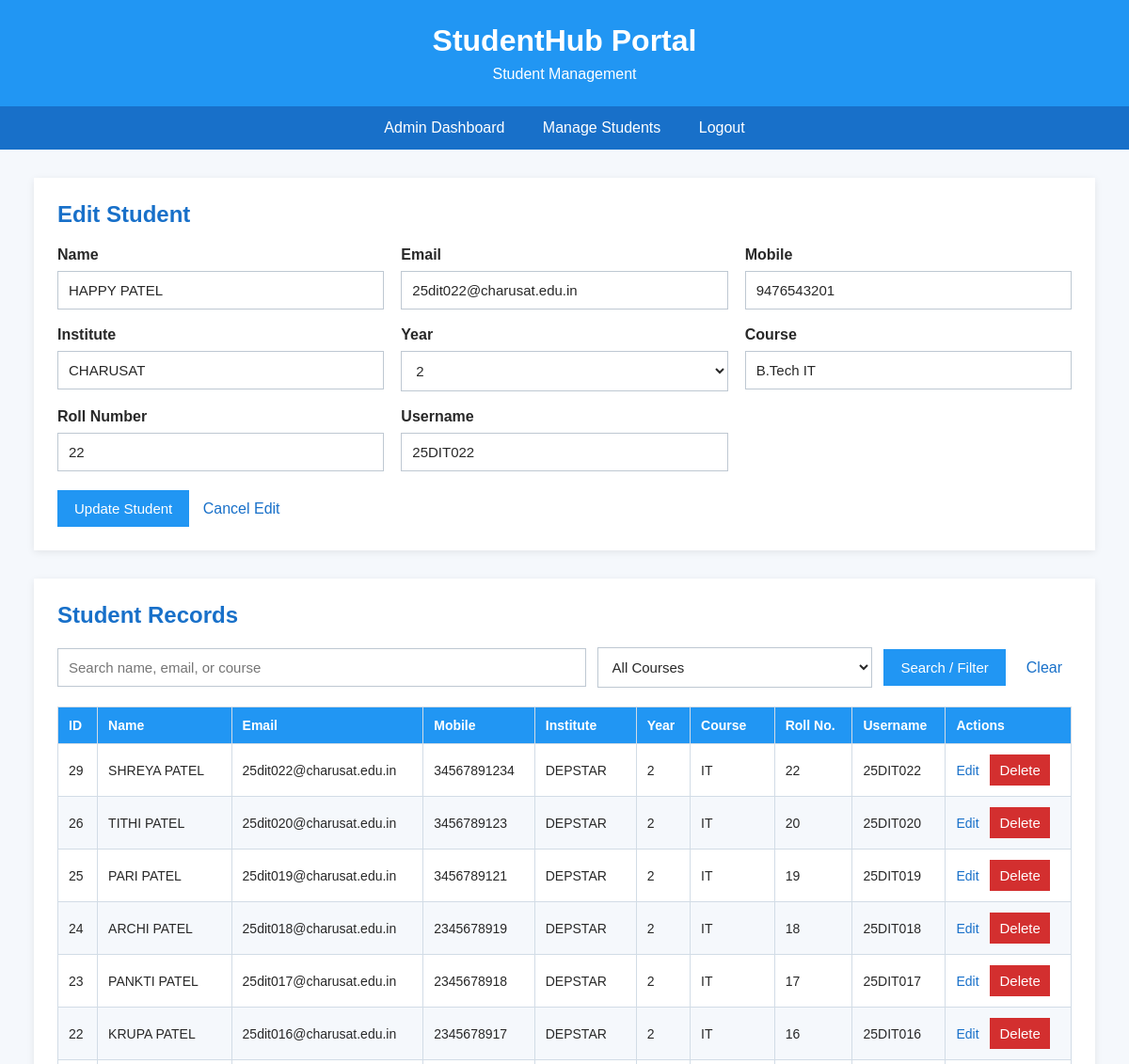
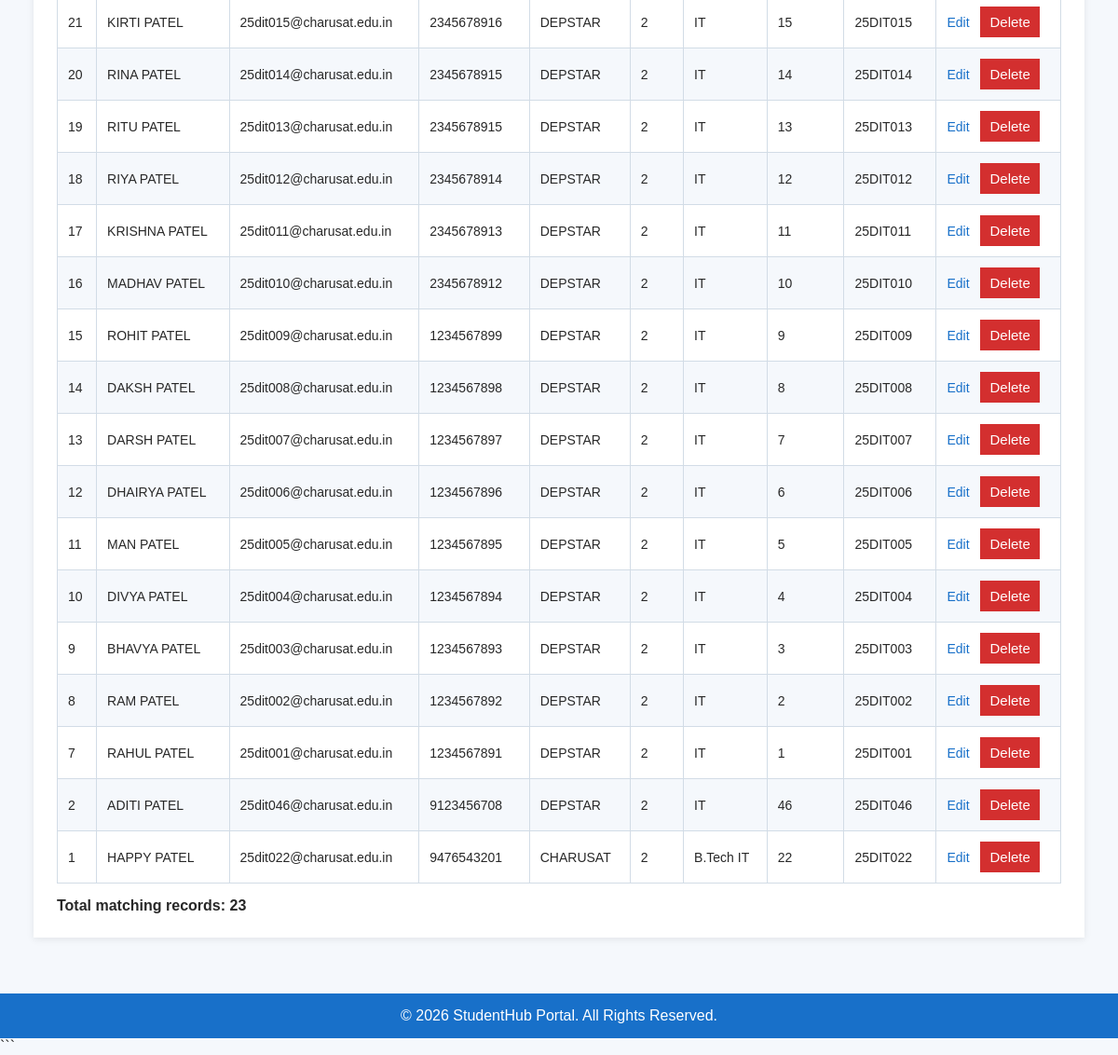
The app's page /manage_students.php?edit=1 (signed in) with its own data (2 pictures, top to bottom).
### tables this page shows
CREATE TABLE `students` (
  `id` int(11) NOT NULL,
  `name` varchar(100) NOT NULL,
  `email` varchar(150) NOT NULL,
  `mobile` varchar(15) NOT NULL,
  `institute` varchar(150) NOT NULL,
  `year` int(11) NOT NULL,
  `course` varchar(100) NOT NULL,
  `roll_no` int(30) NOT NULL,
  `username` varchar(50) NOT NULL,
  `password` varchar(255) NOT NULL,
  `role` varchar(20) NOT NULL DEFAULT 'student'
);

### manage_students.php (the view, shortened to what this page needs)
<?php
require_once __DIR__ . "/db.php";
$editStudent = null;
if (isset($_GET["edit"])) {
    $id = (int)$_GET["edit"];
    $stmt = mysqli_prepare(
        $conn,
        "SELECT * FROM students WHERE id=? AND role='student'"
    );
    mysqli_stmt_bind_param($stmt, "i", $id);
    mysqli_stmt_execute($stmt);
    $result = mysqli_stmt_get_result($stmt);
    $editStudent = mysqli_fetch_assoc($result);
}
$search = trim($_GET["search"] ?? "");
$sql = "SELECT id, name, email, mobile, institute, year, course,
               roll_no, username
        FROM students
        WHERE role='student'";
$sql .= " ORDER BY id DESC";
$stmt = mysqli_prepare($conn, $sql);
mysqli_stmt_execute($stmt);
$students = mysqli_stmt_get_result($stmt);
?>
<!DOCTYPE html>
<html lang="en">
<head>
    <link rel="stylesheet" href="manage_students.css">
</head>
<body>
<header>
    <h1>StudentHub Portal</h1>
    <p>Student Management</p>
</header>
<nav>
    <a href="admin.php">Admin Dashboard</a>
    <a href="manage_students.php">Manage Students</a>
    <a href="logout.php">Logout</a>
</nav>
<main>
    <section class="form-section">
        <h2><?= $editStudent ? "Edit Student" : "Add Student" ?></h2>
        <form method="POST" action="manage_students.php">
            <div class="form-grid">
                <label>Name
                    <input
                        type="text"
                        name="name"
                        required
                        value="<?= htmlspecialchars($editStudent["name"] ?? "") ?>"
                    >
                </label>
                <label>Email
                    <input
                        type="email"
                        name="email"
                        required
                        value="<?= htmlspecialchars($editStudent["email"] ?? "") ?>"
                    >
                </label>
                <label>Mobile
                    <input
                        type="text"
                        name="mobile"
                        required
                        value="<?= htmlspecialchars($editStudent["mobile"] ?? "") ?>"
                    >
                </label>
                <label>Institute
                    <input
                        type="text"
                        name="institute"
                        required
                        value="<?= htmlspecialchars($editStudent["institute"] ?? "") ?>"
                    >
                </label>
                <label>Year
                    <select name="year" required>
                        <?php foreach (["1", "2", "3", "4"] as $y): ?>
                            <option
                                value="<?= $y ?>"
                                <?= (string)($editStudent["year"] ?? "") === $y ? "selected" : "" ?>
                            >
                                <?= $y ?>
                            </option>
                        <?php endforeach; ?>
                    </select>
                </label>
                <label>Course
                    <input
                        type="text"
                        name="course"
                        required
                        value="<?= htmlspecialchars($editStudent["course"] ?? "") ?>"
                    >
                </label>
                <label>Roll Number
                    <input
                        type="text"
                        name="roll_no"
                        required
                        value="<?= htmlspecialchars($editStudent["roll_no"] ?? "") ?>"
                    >
                </label>
                <label>Username
                    <input
                        type="text"
                        name="username"
                        required
                        value="<?= htmlspecialchars($editStudent["username"] ?? "") ?>"
                    >
                </label>
            </div>
            <button type="submit">
                <?= $editStudent ? "Update Student" : "Add Student" ?>
            </button>
            <?php if ($editStudent): ?>
                <a class="cancel-link" href="manage_students.php">
                    Cancel Edit
                </a>
            <?php endif; ?>
        </form>
    </section>
    <section class="table-section">
        <h2>Student Records</h2>
        <form method="GET" action="manage_students.php" class="search-form">
            <input
                type="text"
                name="search"
                placeholder="Search name, email, or course"
                value="<?= htmlspecialchars($search) ?>"
            >
            <select name="course">
                <option value="">All Courses</option>
            </select>
            <button type="submit">Search / Filter</button>
            <a class="cancel-link" href="manage_students.php">
                Clear
            </a>
        </form>
        <div class="table-wrapper">
            <table>
                <thead>
                    <tr>
                        <th>ID</th>
                        <th>Name</th>
                        <th>Email</th>
                        <th>Mobile</th>
                        <th>Institute</th>
                        <th>Year</th>
                        <th>Course</th>
                        <th>Roll No.</th>
                        <th>Username</th>
                        <th>Actions</th>
                    </tr>
                </thead>
                <tbody>
                    <?php if (mysqli_num_rows($students) > 0): ?>
                        <?php while ($student = mysqli_fetch_assoc($students)): ?>
                            <tr>
                                <td><?= (int)$student["id"] ?></td>
                                <td><?= htmlspecialchars($student["name"]) ?></td>
                                <td><?= htmlspecialchars($student["email"]) ?></td>
                                <td><?= htmlspecialchars($student["mobile"]) ?></td>
                                <td><?= htmlspecialchars($student["institute"]) ?></td>
                                <td><?= htmlspecialchars($student["year"]) ?></td>
                                <td><?= htmlspecialchars($student["course"]) ?></td>
                                <td><?= htmlspecialchars($student["roll_no"]) ?></td>
                                <td><?= htmlspecialchars($student["username"]) ?></td>
                                <td class="actions">
                                    <a href="manage_students.php?edit=<?= (int)$student["id"] ?>">
                                        Edit
                                    </a>
                                    <form
                                        method="POST"
                                        action="manage_students.php"
                                        onsubmit="return confirm('Are you sure you want to delete this student?');"
                                    >
                                        <button type="submit" class="delete-button">
                                            Delete
                                        </button>
                                    </form>
                                </td>
                            </tr>
                        <?php endwhile; ?>
                    <?php else: ?>
                        <tr>
                            <td colspan="10">No student records found.</td>
                        </tr>
                    <?php endif; ?>
                </tbody>
            </table>
        </div>
        <p class="total">
            Total matching records: <?= mysqli_num_rows($students) ?>
        </p>
    </section>
</main>
<footer>
    <p>&copy; 2026 StudentHub Portal. All Rights Reserved.</p>
</footer>
</body>
</html>

### manage_students.css (style rules this page uses)
* { margin: 0; padding: 0; box-sizing: border-box; }
body { font-family: Arial, sans-serif; background-color: rgb(245, 248, 252); color: rgb(40, 40, 40); min-height: 100vh; display: flex; flex-direction: column; }
header { background-color: rgb(33, 150, 243); color: white; text-align: center; padding: 25px 15px; }
header h1 { margin-bottom: 8px; }
nav { background-color: rgb(24, 112, 201); padding: 14px; text-align: center; }
nav a { color: white; text-decoration: none; margin: 0 18px; font-size: 16px; }
main { width: 94%; max-width: 1400px; margin: 30px auto; flex: 1; }
.form-section, .table-section { background-color: white; padding: 25px; margin-bottom: 30px; box-shadow: 0 2px 8px rgba(0, 0, 0, 0.08); }
h2 { color: rgb(24, 112, 201); margin-bottom: 20px; }
.form-grid { display: grid; grid-template-columns: repeat(3, 1fr); gap: 18px; margin-bottom: 20px; }
.form-grid label { display: flex; flex-direction: column; gap: 8px; font-weight: bold; }
input, select { width: 100%; padding: 11px; border: 1px solid rgb(190, 200, 210); font-size: 15px; background-color: white; color: rgb(40, 40, 40); }
button { background-color: rgb(33, 150, 243); color: white; border: none; padding: 11px 18px; font-size: 15px; cursor: pointer; }
.search-form { display: flex; gap: 12px; margin-bottom: 20px; align-items: center; }
.search-form input { flex: 2; }
.search-form select { flex: 1; }
.cancel-link { color: rgb(24, 112, 201); text-decoration: none; display: inline-block; padding: 10px; }
.table-wrapper { width: 100%; overflow-x: auto; }
table { width: 100%; border-collapse: collapse; background-color: white; }
th, td { border: 1px solid rgb(210, 220, 230); padding: 11px; text-align: left; font-size: 14px; }
th { background-color: rgb(33, 150, 243); color: white; }
tbody tr:nth-child(even) { background-color: rgb(245, 248, 252); }
.actions { white-space: nowrap; }
.actions a { display: inline-block; color: rgb(24, 112, 201); margin-right: 8px; text-decoration: none; }
.actions form { display: inline-block; }
.delete-button { background-color: rgb(211, 47, 47); padding: 8px 10px; }
.total { margin-top: 15px; font-weight: bold; }
footer { background-color: rgb(24, 112, 201); color: white; text-align: center; padding: 15px; margin-top: auto; }

### records on screen
students: name "HAPPY PATEL", email "25dit022@charusat.edu.in", mobile "9476543201", institute "CHARUSAT", year "2", course "B.Tech IT", roll_no "22", username "25DIT022", id "1"
students: id "29", name "SHREYA PATEL", email "25dit022@charusat.edu.in", mobile "34567891234", institute "DEPSTAR", year "2", course "IT", roll_no "22", username "25DIT022"
students: id "26", name "TITHI PATEL", email "25dit020@charusat.edu.in", mobile "3456789123", institute "DEPSTAR", year "2", course "IT", roll_no "20", username "25DIT020"
students: id "25", name "PARI PATEL", email "25dit019@charusat.edu.in", mobile "3456789121", institute "DEPSTAR", year "2", course "IT", roll_no "19", username "25DIT019"
students: id "24", name "ARCHI PATEL", email "25dit018@charusat.edu.in", mobile "2345678919", institute "DEPSTAR", year "2", course "IT", roll_no "18", username "25DIT018"
students: id "23", name "PANKTI PATEL", email "25dit017@charusat.edu.in", mobile "2345678918", institute "DEPSTAR", year "2", course "IT", roll_no "17", username "25DIT017"
students: id "22", name "KRUPA PATEL", email "25dit016@charusat.edu.in", mobile "2345678917", institute "DEPSTAR", year "2", course "IT", roll_no "16", username "25DIT016"
students: id "21", name "KIRTI PATEL", email "25dit015@charusat.edu.in", mobile "2345678916", institute "DEPSTAR", year "2", course "IT", roll_no "15", username "25DIT015"
students: id "20", name "RINA PATEL", email "25dit014@charusat.edu.in", mobile "2345678915", institute "DEPSTAR", year "2", course "IT", roll_no "14", username "25DIT014"
students: id "19", name "RITU PATEL", email "25dit013@charusat.edu.in", mobile "2345678915", institute "DEPSTAR", year "2", course "IT", roll_no "13", username "25DIT013"
students: id "18", name "RIYA PATEL", email "25dit012@charusat.edu.in", mobile "2345678914", institute "DEPSTAR", year "2", course "IT", roll_no "12", username "25DIT012"
students: id "17", name "KRISHNA PATEL", email "25dit011@charusat.edu.in", mobile "2345678913", institute "DEPSTAR", year "2", course "IT", roll_no "11", username "25DIT011"
students: id "16", name "MADHAV PATEL", email "25dit010@charusat.edu.in", mobile "2345678912", institute "DEPSTAR", year "2", course "IT", roll_no "10", username "25DIT010"
students: id "15", name "ROHIT PATEL", email "25dit009@charusat.edu.in", mobile "1234567899", institute "DEPSTAR", year "2", course "IT", roll_no "9", username "25DIT009"
students: id "14", name "DAKSH PATEL", email "25dit008@charusat.edu.in", mobile "1234567898", institute "DEPSTAR", year "2", course "IT", roll_no "8", username "25DIT008"
students: id "13", name "DARSH PATEL", email "25dit007@charusat.edu.in", mobile "1234567897", institute "DEPSTAR", year "2", course "IT", roll_no "7", username "25DIT007"
students: id "12", name "DHAIRYA PATEL", email "25dit006@charusat.edu.in", mobile "1234567896", institute "DEPSTAR", year "2", course "IT", roll_no "6", username "25DIT006"
students: id "11", name "MAN PATEL", email "25dit005@charusat.edu.in", mobile "1234567895", institute "DEPSTAR", year "2", course "IT", roll_no "5", username "25DIT005"
students: id "10", name "DIVYA PATEL", email "25dit004@charusat.edu.in", mobile "1234567894", institute "DEPSTAR", year "2", course "IT", roll_no "4", username "25DIT004"
students: id "9", name "BHAVYA PATEL", email "25dit003@charusat.edu.in", mobile "1234567893", institute "DEPSTAR", year "2", course "IT", roll_no "3", username "25DIT003"
students: id "8", name "RAM PATEL", email "25dit002@charusat.edu.in", mobile "1234567892", institute "DEPSTAR", year "2", course "IT", roll_no "2", username "25DIT002"
students: id "7", name "RAHUL PATEL", email "25dit001@charusat.edu.in", mobile "1234567891", institute "DEPSTAR", year "2", course "IT", roll_no "1", username "25DIT001"
students: id "2", name "ADITI PATEL", email "25dit046@charusat.edu.in", mobile "9123456708", institute "DEPSTAR", year "2", course "IT", roll_no "46", username "25DIT046"

### other values on screen
mysqli_num_rows($students) "23"
